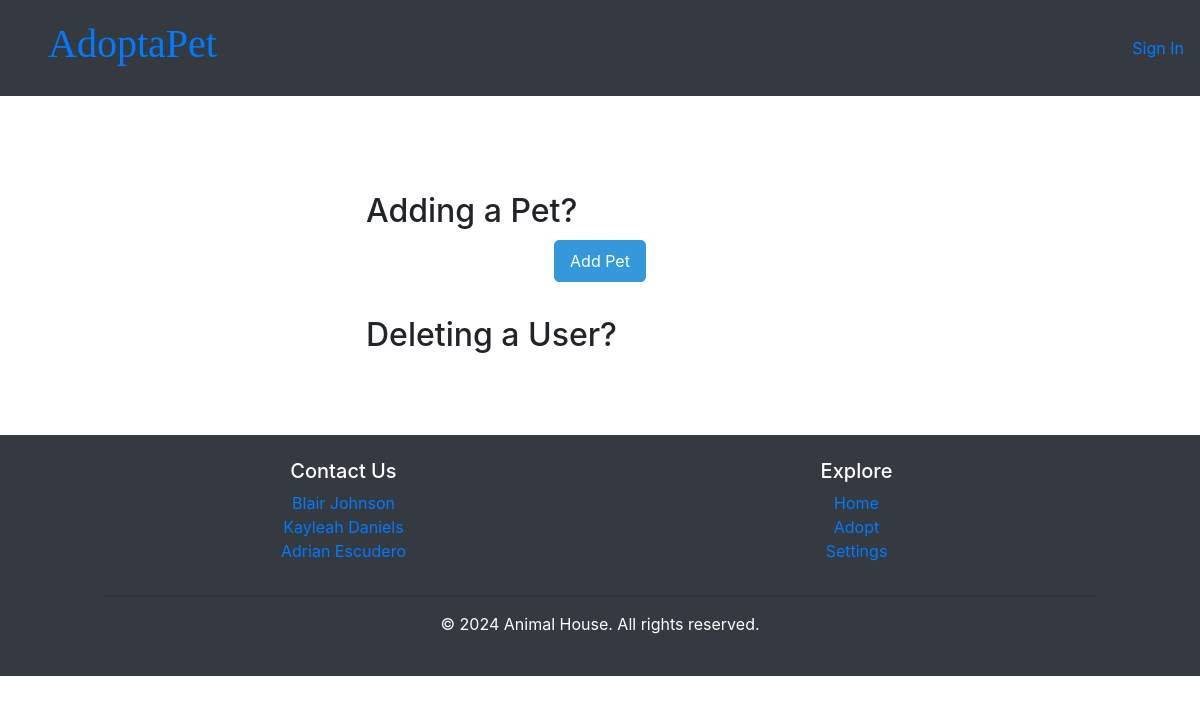
Before: /dashboard/ with the older database file.
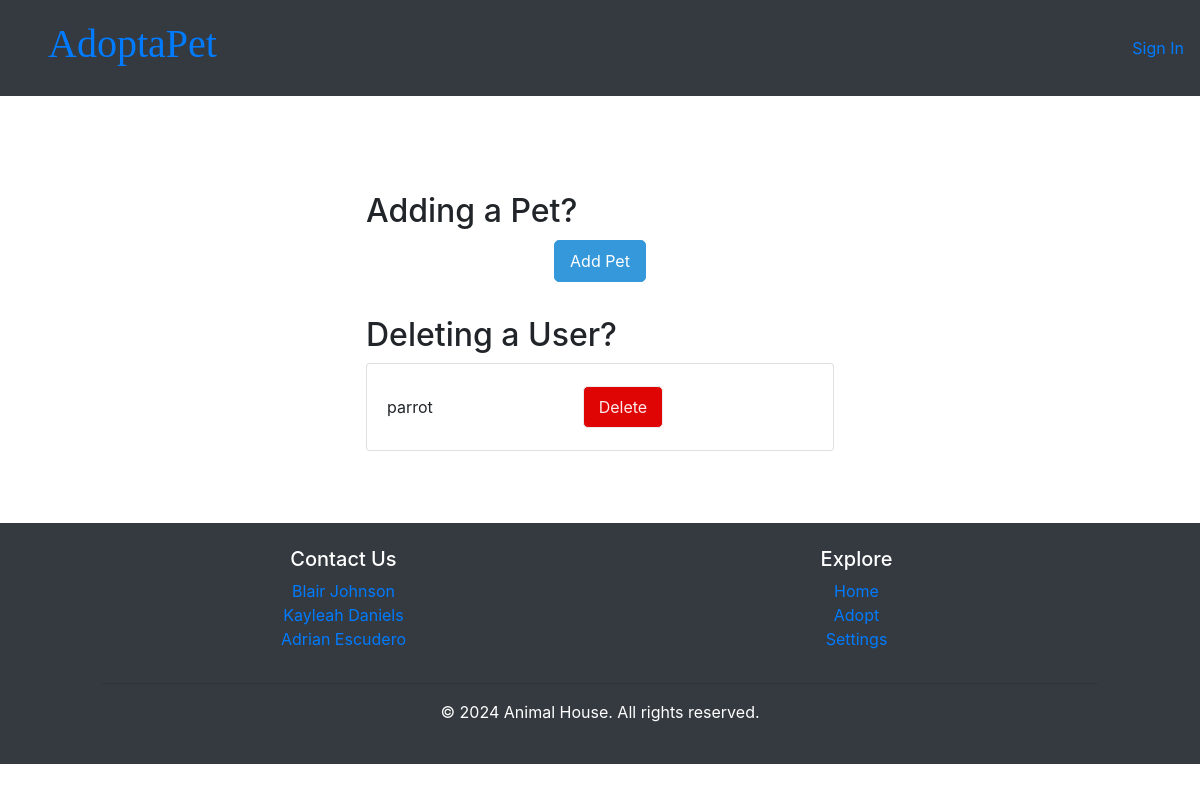
After: the same page with the newer database file.
### app/models.py (models this page shows, shortened)
class Owner(models.Model):
        user = models.OneToOneField(User, null=True, blank=True, on_delete=models.CASCADE)
        name = models.CharField(max_length=200, null=True)
        phone = models.CharField(max_length=13, null=True)
        profile_pic = models.ImageField(upload_to="profile_pics", default="images/profile1.png", null=True, blank=True)
        date_created = models.DateTimeField(auto_now_add=True, null=True)

### app/views.py (the view)
# urls.py: path('dashboard/', adminPage, name="dash"),
def adminPage(request: HttpRequest) -> HttpResponse:
	adoptions = Adoption.objects.all()
	owners = Owner.objects.all()
	total_adoptions = adoptions.count()
	adopted = adoptions.filter(status="Adopted").count()
	available = adoptions.filter(status="Available").count()
	context = {"adoptions":adoptions, "owners":owners,
	"total_adoptions":total_adoptions,"adopted":adopted,
	"available":available }
	return render(request, "admin.html", context)

### app/templates/admin.html
{% extends "base.html" %} {% block content %} {% load static %} <link
rel="stylesheet" href="{% static "admin.css" %}">
<div class="container mt-4 d-flex flex-column align-items-center">
  <div class="col-md-6 mb-4">
    <h2>Adding a Pet?</h2>
    <a class="btn btn-sm btn-outline-info btn-add" href="{% url 'create' %}"
      >Add Pet</a
    >
  </div>
  <div class="col-md-6">
    <h2>Deleting a User?</h2>
    <ul class="list-group">
      {% for owner in owners %}
      <li
        class="list-group-item d-flex justify-content-between align-items-center"
      >
        {{ owner.name }}
        <a
          class="btn btn-sm btn-outline-danger btn-delete"
          href="{% url 'delete' id=owner.user.id %}"
          >Delete</a
        >
      </li>
      {% endfor %}
    </ul>
  </div>
</div>
{% endblock content %}

### app/templates/base.html (shortened to what this page needs)
{% load static %}
<!DOCTYPE html>
<html lang="en">
  <head>
    <link rel="stylesheet" href="{% static "styles.css" %}">
    <link
      rel="stylesheet"
      href="https://stackpath.bootstrapcdn.com/bootstrap/4.3.1/css/bootstrap.min.css"
    />
  </head>
  <body>
    <nav class="navbar navbar-expand-lg navbar-dark bg-dark">
        <div class="collapse navbar-collapse" id="navbarNav">
          <div class='AnimalHouse'><h1><a href="{% url "home" %}">AdoptaPet</a><h1></div>
          <div class="d-flex ml-auto">
              {% if request.user.is_authenticated %}
                  <span class="hello-msg mr-3">Hello, {{ request.user }}!</span>
                  <a class="hello-msg" href="{% url "logout" %}">Logout</a>
              {% else %}
                  <a class="hello-msg" href="{% url "login" %}">Sign In</a>
              {% endif %}
          </div>
      </nav>
    {% block content %}{% endblock content %}
    <footer class="bg-dark text-white">
      <div class="container py-4">
          <div class="row">
              <div class="col-md">
                {% if not request.user.is_staff %}
                  <h5>Contact Us</h5>
                  <ul class="list-unstyled">
                      <li><a href="https://www.linkedin.com/in/blair-johnson-47536927b/" target="_blank">Blair Johnson</a></li>
                      <li><a href="https://www.linkedin.com/in/kayleah-daniels-29041b290/" target="_blank">Kayleah Daniels</a></li>
                      <li><a href="https://www.linkedin.com/in/adrian-escudero-a5336a27b/" target="_blank">Adrian Escudero</a></li>
                  </ul>
              </div>
                  <div class="col-md">
                      <h5>Explore</h5>
                      <ul class="list-unstyled">
                          <li><a href="{% url "home" %}">Home</a></li>
                          <li><a href="{% url "pets" %}">Adopt</a></li>
                          <li><a href="{% url "settings" %}">Settings</a></li>
                      </ul>
                  </div>
              {% endif %}
          </div>
          <hr />
          <p class="text-center">&copy; 2024 Animal House. All rights reserved.</p>
      </div>
  </footer>
    </body>
  </body>
</html>

### app/static/styles.css (style rules this page uses)
html, body { height: 100%; margin: 0; }
footer { display: flex; justify-content: flex-end; position: relative; left: 0; bottom: 0; width: 100%; text-align: center; }
.AnimalHouse { color: rgb(246, 251, 255); font-family: Georgia, 'Times New Roman', Times, serif; margin: 1.5vh 4vh ; }

### app/static/admin.css (style rules this page uses)
.container { padding: 4.5em; }
.btn-add, .btn-delete { font-size: 16px; text-decoration: none; padding: 8px 15px; border-radius: 5px; display: block; max-width: fit-content; margin: 10px auto; }
.btn-add { background-color: #3498db; color: #fff; border: 1px solid #3498db; min-width: 80px; }
.btn-delete { background-color: #e00505; color: #fbebeb; border: 1px solid #ececec; min-width: 80px; }

Changed rows visible on the page:
added Owner: name "parrot"
